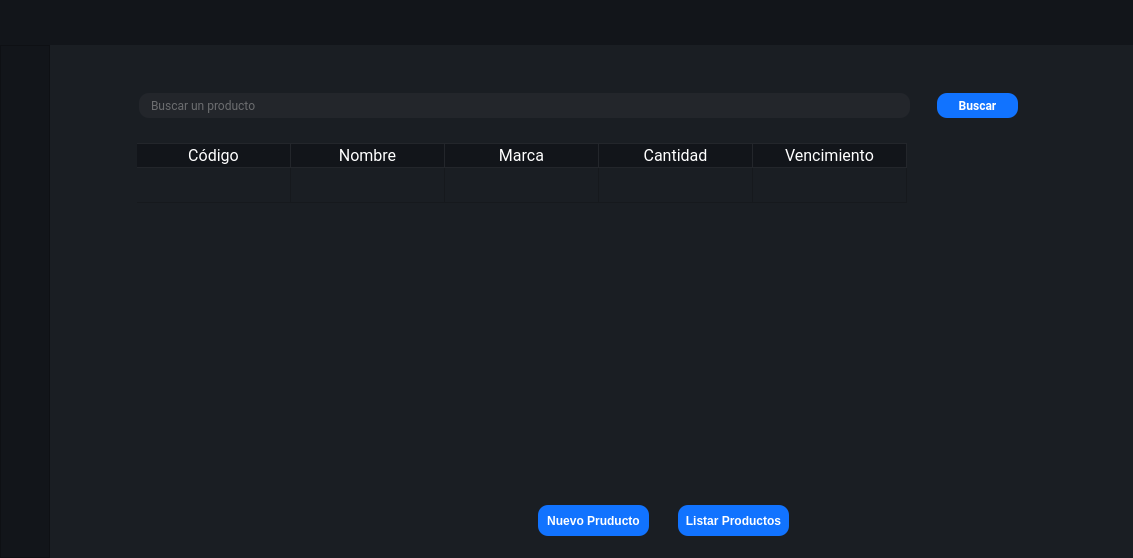
<?xml version="1.0" encoding="UTF-8"?>
<ui version="4.0">
 <class>MainWindow</class>
 <widget class="QMainWindow" name="MainWindow">
  <property name="geometry">
   <rect>
    <x>0</x>
    <y>0</y>
    <width>1133</width>
    <height>558</height>
   </rect>
  </property>
  <property name="windowTitle">
   <string>MainWindow</string>
  </property>
  <property name="styleSheet">
   <string notr="true">background-color: rgb(45, 45, 45);</string>
  </property>
  <widget class="QWidget" name="centralwidget">
   <property name="minimumSize">
    <size>
     <width>1000</width>
     <height>500</height>
    </size>
   </property>
   <layout class="QVBoxLayout" name="verticalLayout">
    <property name="spacing">
     <number>0</number>
    </property>
    <property name="leftMargin">
     <number>0</number>
    </property>
    <property name="topMargin">
     <number>0</number>
    </property>
    <property name="rightMargin">
     <number>0</number>
    </property>
    <property name="bottomMargin">
     <number>0</number>
    </property>
    <item>
     <widget class="QFrame" name="Top_Bar">
      <property name="minimumSize">
       <size>
        <width>0</width>
        <height>45</height>
       </size>
      </property>
      <property name="maximumSize">
       <size>
        <width>16777215</width>
        <height>45</height>
       </size>
      </property>
      <property name="styleSheet">
       <string notr="true">background-color: #12151a;
</string>
      </property>
      <property name="frameShape">
       <enum>QFrame::NoFrame</enum>
      </property>
      <property name="frameShadow">
       <enum>QFrame::Raised</enum>
      </property>
      <layout class="QHBoxLayout" name="horizontalLayout">
       <property name="spacing">
        <number>0</number>
       </property>
       <property name="leftMargin">
        <number>0</number>
       </property>
       <property name="topMargin">
        <number>0</number>
       </property>
       <property name="rightMargin">
        <number>0</number>
       </property>
       <property name="bottomMargin">
        <number>0</number>
       </property>
       <item>
        <widget class="QLabel" name="label">
         <property name="minimumSize">
          <size>
           <width>0</width>
           <height>49</height>
          </size>
         </property>
         <property name="maximumSize">
          <size>
           <width>200</width>
           <height>63</height>
          </size>
         </property>
         <property name="text">
          <string/>
         </property>
         <property name="pixmap">
          <pixmap resource="Imágenes .PNG Oficiales/img_oficiales.qrc">:/cct/Logo.png</pixmap>
         </property>
         <property name="scaledContents">
          <bool>true</bool>
         </property>
         <property name="alignment">
          <set>Qt::AlignCenter</set>
         </property>
        </widget>
       </item>
      </layout>
     </widget>
    </item>
    <item>
     <widget class="QFrame" name="Content">
      <property name="frameShape">
       <enum>QFrame::NoFrame</enum>
      </property>
      <property name="frameShadow">
       <enum>QFrame::Raised</enum>
      </property>
      <layout class="QHBoxLayout" name="horizontalLayout_2">
       <property name="spacing">
        <number>0</number>
       </property>
       <property name="leftMargin">
        <number>0</number>
       </property>
       <property name="topMargin">
        <number>0</number>
       </property>
       <property name="rightMargin">
        <number>0</number>
       </property>
       <property name="bottomMargin">
        <number>0</number>
       </property>
       <item>
        <widget class="QFrame" name="frame_left_menu">
         <property name="minimumSize">
          <size>
           <width>50</width>
           <height>0</height>
          </size>
         </property>
         <property name="maximumSize">
          <size>
           <width>50</width>
           <height>16777215</height>
          </size>
         </property>
         <property name="styleSheet">
          <string notr="true">background-color: #12151a;</string>
         </property>
         <property name="frameShape">
          <enum>QFrame::StyledPanel</enum>
         </property>
         <property name="frameShadow">
          <enum>QFrame::Raised</enum>
         </property>
         <layout class="QVBoxLayout" name="verticalLayout_2">
          <property name="spacing">
           <number>0</number>
          </property>
          <property name="leftMargin">
           <number>0</number>
          </property>
          <property name="topMargin">
           <number>0</number>
          </property>
          <property name="rightMargin">
           <number>0</number>
          </property>
          <property name="bottomMargin">
           <number>0</number>
          </property>
          <item alignment="Qt::AlignTop">
           <widget class="QFrame" name="frame_top_menus">
            <property name="minimumSize">
             <size>
              <width>0</width>
              <height>40</height>
             </size>
            </property>
            <property name="frameShape">
             <enum>QFrame::NoFrame</enum>
            </property>
            <property name="frameShadow">
             <enum>QFrame::Raised</enum>
            </property>
            <layout class="QVBoxLayout" name="verticalLayout_3">
             <property name="spacing">
              <number>0</number>
             </property>
             <property name="leftMargin">
              <number>0</number>
             </property>
             <property name="topMargin">
              <number>0</number>
             </property>
             <property name="rightMargin">
              <number>0</number>
             </property>
             <property name="bottomMargin">
              <number>0</number>
             </property>
             <item>
              <widget class="QPushButton" name="btn_toggle">
               <property name="minimumSize">
                <size>
                 <width>20</width>
                 <height>20</height>
                </size>
               </property>
               <property name="cursor">
                <cursorShape>PointingHandCursor</cursorShape>
               </property>
               <property name="styleSheet">
                <string notr="true">QPushButton {
color: #b3b3b3;
background-color: #12151a;
border: none;
border-radius:20px;

}

QPushButton:hover {
background-color: #23262b;
}</string>
               </property>
               <property name="text">
                <string/>
               </property>
               <property name="icon">
                <iconset resource="Imágenes .PNG Oficiales/img_oficiales.qrc">
                 <normaloff>:/cct/Menú.png</normaloff>:/cct/Menú.png</iconset>
               </property>
               <property name="iconSize">
                <size>
                 <width>50</width>
                 <height>50</height>
                </size>
               </property>
              </widget>
             </item>
             <item>
              <widget class="QPushButton" name="btn_productos">
               <property name="minimumSize">
                <size>
                 <width>0</width>
                 <height>40</height>
                </size>
               </property>
               <property name="font">
                <font>
                 <family>Roboto</family>
                 <pointsize>14</pointsize>
                 <weight>75</weight>
                 <bold>true</bold>
                </font>
               </property>
               <property name="cursor">
                <cursorShape>PointingHandCursor</cursorShape>
               </property>
               <property name="styleSheet">
                <string notr="true">QPushButton {
color: #b3b3b3;
background-color: #12151a;
border: none;
}

QPushButton:hover {
background-color: #23262b;
}</string>
               </property>
               <property name="text">
                <string/>
               </property>
               <property name="icon">
                <iconset resource="Imágenes .PNG Oficiales/img_oficiales.qrc">
                 <normaloff>:/cct/Productos.png</normaloff>:/cct/Productos.png</iconset>
               </property>
               <property name="iconSize">
                <size>
                 <width>60</width>
                 <height>60</height>
                </size>
               </property>
              </widget>
             </item>
             <item>
              <widget class="QPushButton" name="btn_depositos">
               <property name="minimumSize">
                <size>
                 <width>0</width>
                 <height>40</height>
                </size>
               </property>
               <property name="font">
                <font>
                 <family>Roboto</family>
                 <pointsize>14</pointsize>
                 <weight>75</weight>
                 <bold>true</bold>
                </font>
               </property>
               <property name="cursor">
                <cursorShape>PointingHandCursor</cursorShape>
               </property>
               <property name="styleSheet">
                <string notr="true">QPushButton {
color: #b3b3b3;
background-color: #12151a;
border: 0px solid;
border: none;
}

QPushButton:hover {
background-color: #23262b;
}</string>
               </property>
               <property name="text">
                <string/>
               </property>
               <property name="icon">
                <iconset>
                 <normaloff>:/cct/Depósito.png</normaloff>:/cct/Depósito.png</iconset>
               </property>
               <property name="iconSize">
                <size>
                 <width>60</width>
                 <height>60</height>
                </size>
               </property>
              </widget>
             </item>
             <item>
              <widget class="QPushButton" name="btn_usuarios">
               <property name="minimumSize">
                <size>
                 <width>0</width>
                 <height>40</height>
                </size>
               </property>
               <property name="font">
                <font>
                 <family>Roboto</family>
                 <pointsize>14</pointsize>
                 <weight>75</weight>
                 <bold>true</bold>
                </font>
               </property>
               <property name="cursor">
                <cursorShape>PointingHandCursor</cursorShape>
               </property>
               <property name="styleSheet">
                <string notr="true">QPushButton {
color: #b3b3b3;
background-color: #12151a;
border: none;
}

QPushButton:hover {
background-color: #23262b;
}</string>
               </property>
               <property name="text">
                <string/>
               </property>
               <property name="icon">
                <iconset resource="Imágenes .PNG Oficiales/img_oficiales.qrc">
                 <normaloff>:/cct/Usuarios.png</normaloff>:/cct/Usuarios.png</iconset>
               </property>
               <property name="iconSize">
                <size>
                 <width>60</width>
                 <height>60</height>
                </size>
               </property>
              </widget>
             </item>
            </layout>
           </widget>
          </item>
          <item>
           <widget class="QPushButton" name="btn_exit">
            <property name="minimumSize">
             <size>
              <width>0</width>
              <height>40</height>
             </size>
            </property>
            <property name="font">
             <font>
              <family>Roboto</family>
              <pointsize>14</pointsize>
              <weight>75</weight>
              <bold>true</bold>
             </font>
            </property>
            <property name="cursor">
             <cursorShape>PointingHandCursor</cursorShape>
            </property>
            <property name="styleSheet">
             <string notr="true">QPushButton {
color: #b3b3b3;
background-color: #12151a;
border: none;
}

QPushButton:hover {
background-color: #23262b;
}</string>
            </property>
            <property name="text">
             <string/>
            </property>
            <property name="icon">
             <iconset resource="Imágenes .PNG Oficiales/img_oficiales.qrc">
              <normaloff>:/cct/Exit.png</normaloff>:/cct/Exit.png</iconset>
            </property>
            <property name="iconSize">
             <size>
              <width>60</width>
              <height>60</height>
             </size>
            </property>
           </widget>
          </item>
         </layout>
        </widget>
       </item>
       <item>
        <widget class="QFrame" name="slide_bar">
         <property name="minimumSize">
          <size>
           <width>0</width>
           <height>741</height>
          </size>
         </property>
         <property name="maximumSize">
          <size>
           <width>0</width>
           <height>750</height>
          </size>
         </property>
         <property name="styleSheet">
          <string notr="true">background-color: #12151a;</string>
         </property>
         <property name="frameShape">
          <enum>QFrame::StyledPanel</enum>
         </property>
         <property name="frameShadow">
          <enum>QFrame::Raised</enum>
         </property>
         <widget class="QLabel" name="label_inicio">
          <property name="geometry">
           <rect>
            <x>0</x>
            <y>10</y>
            <width>101</width>
            <height>31</height>
           </rect>
          </property>
          <property name="styleSheet">
           <string notr="true">QLabel {
color: #fff;
font-weight:bold;

}

QLabel:hover {
background-color: #23262b;
}</string>
          </property>
          <property name="text">
           <string>Inicio</string>
          </property>
         </widget>
         <widget class="QLabel" name="label_deposito">
          <property name="geometry">
           <rect>
            <x>0</x>
            <y>130</y>
            <width>101</width>
            <height>20</height>
           </rect>
          </property>
          <property name="styleSheet">
           <string notr="true">color:#fff;
font-family:Roboto</string>
          </property>
          <property name="text">
           <string>Depósito</string>
          </property>
         </widget>
         <widget class="QLabel" name="label_productos">
          <property name="geometry">
           <rect>
            <x>0</x>
            <y>65</y>
            <width>101</width>
            <height>31</height>
           </rect>
          </property>
          <property name="styleSheet">
           <string notr="true">QLabel {
color: #fff;


}

QLabel:hover {
background-color: #23262b;
}</string>
          </property>
          <property name="text">
           <string>Productos</string>
          </property>
         </widget>
         <widget class="QLabel" name="label_usuarios">
          <property name="geometry">
           <rect>
            <x>0</x>
            <y>190</y>
            <width>101</width>
            <height>20</height>
           </rect>
          </property>
          <property name="styleSheet">
           <string notr="true">color:#fff;
font-family:Roboto</string>
          </property>
          <property name="text">
           <string>Usuarios</string>
          </property>
         </widget>
         <widget class="QLabel" name="label_exit">
          <property name="geometry">
           <rect>
            <x>0</x>
            <y>693</y>
            <width>101</width>
            <height>31</height>
           </rect>
          </property>
          <property name="styleSheet">
           <string notr="true">QLabel {
color: #fff;
font-weight:bold;

}

QLabel:hover {
background-color: #23262b;
}</string>
          </property>
          <property name="text">
           <string>Exit</string>
          </property>
         </widget>
        </widget>
       </item>
       <item>
        <widget class="QFrame" name="frame_pages">
         <property name="maximumSize">
          <size>
           <width>16777215</width>
           <height>16777215</height>
          </size>
         </property>
         <property name="styleSheet">
          <string notr="true">border: none;</string>
         </property>
         <property name="frameShape">
          <enum>QFrame::StyledPanel</enum>
         </property>
         <property name="frameShadow">
          <enum>QFrame::Raised</enum>
         </property>
         <layout class="QVBoxLayout" name="verticalLayout_4">
          <property name="spacing">
           <number>0</number>
          </property>
          <property name="leftMargin">
           <number>0</number>
          </property>
          <property name="topMargin">
           <number>0</number>
          </property>
          <property name="rightMargin">
           <number>0</number>
          </property>
          <property name="bottomMargin">
           <number>0</number>
          </property>
          <item>
           <widget class="QStackedWidget" name="Pages_Widget">
            <property name="styleSheet">
             <string notr="true">background-color: #1a1e23;
border: none;</string>
            </property>
            <property name="currentIndex">
             <number>0</number>
            </property>
            <widget class="QWidget" name="page_productos">
             <layout class="QHBoxLayout" name="horizontalLayout_3">
              <item alignment="Qt::AlignTop">
               <widget class="QFrame" name="frame">
                <property name="minimumSize">
                 <size>
                  <width>0</width>
                  <height>503</height>
                 </size>
                </property>
                <property name="frameShape">
                 <enum>QFrame::StyledPanel</enum>
                </property>
                <property name="frameShadow">
                 <enum>QFrame::Raised</enum>
                </property>
                <layout class="QVBoxLayout" name="verticalLayout_5">
                 <item alignment="Qt::AlignTop">
                  <widget class="QFrame" name="frame_2">
                   <property name="minimumSize">
                    <size>
                     <width>900</width>
                     <height>65</height>
                    </size>
                   </property>
                   <property name="maximumSize">
                    <size>
                     <width>16777215</width>
                     <height>50</height>
                    </size>
                   </property>
                   <property name="frameShape">
                    <enum>QFrame::StyledPanel</enum>
                   </property>
                   <property name="frameShadow">
                    <enum>QFrame::Raised</enum>
                   </property>
                   <layout class="QVBoxLayout" name="verticalLayout_6">
                    <item alignment="Qt::AlignHCenter|Qt::AlignVCenter">
                     <widget class="QGroupBox" name="groupBox">
                      <property name="minimumSize">
                       <size>
                        <width>990</width>
                        <height>50</height>
                       </size>
                      </property>
                      <property name="maximumSize">
                       <size>
                        <width>0</width>
                        <height>70</height>
                       </size>
                      </property>
                      <property name="title">
                       <string/>
                      </property>
                      <widget class="QLineEdit" name="lineEdit">
                       <property name="geometry">
                        <rect>
                         <x>43</x>
                         <y>21</y>
                         <width>771</width>
                         <height>25</height>
                        </rect>
                       </property>
                       <property name="styleSheet">
                        <string notr="true">QLineEdit{
background-color: #23262b;
border-radius: 10px;
padding:0 10px;
color: #b3b3b3;
font-family:Roboto;

}


QLineEdit:focus{
border: 1px solid rgb(75, 75, 75);
}</string>
                       </property>
                       <property name="text">
                        <string/>
                       </property>
                       <property name="placeholderText">
                        <string>Buscar un producto</string>
                       </property>
                      </widget>
                      <widget class="QPushButton" name="pushButton">
                       <property name="geometry">
                        <rect>
                         <x>841</x>
                         <y>21</y>
                         <width>81</width>
                         <height>25</height>
                        </rect>
                       </property>
                       <property name="cursor">
                        <cursorShape>PointingHandCursor</cursorShape>
                       </property>
                       <property name="styleSheet">
                        <string notr="true">QPushButton{
background-color: #1173ff;
color: #fff;
border-radius:10px;
font-weight:bold;
font-family:Roboto;

}
QPushButton:hover{
background-color: #45a9f0;
}</string>
                       </property>
                       <property name="text">
                        <string>Buscar</string>
                       </property>
                      </widget>
                     </widget>
                    </item>
                   </layout>
                  </widget>
                 </item>
                 <item>
                  <widget class="QFrame" name="frame_3">
                   <property name="minimumSize">
                    <size>
                     <width>0</width>
                     <height>288</height>
                    </size>
                   </property>
                   <property name="maximumSize">
                    <size>
                     <width>16777215</width>
                     <height>500</height>
                    </size>
                   </property>
                   <property name="frameShape">
                    <enum>QFrame::StyledPanel</enum>
                   </property>
                   <property name="frameShadow">
                    <enum>QFrame::Raised</enum>
                   </property>
                   <layout class="QVBoxLayout" name="verticalLayout_7">
                    <item>
                     <widget class="QTableWidget" name="tableWidget">
                      <property name="sizePolicy">
                       <sizepolicy hsizetype="Expanding" vsizetype="Expanding">
                        <horstretch>0</horstretch>
                        <verstretch>0</verstretch>
                       </sizepolicy>
                      </property>
                      <property name="minimumSize">
                       <size>
                        <width>0</width>
                        <height>0</height>
                       </size>
                      </property>
                      <property name="font">
                       <font>
                        <pointsize>-1</pointsize>
                       </font>
                      </property>
                      <property name="styleSheet">
                       <string notr="true">QTableWidget{
color:#fff;
font-size: 20px;
border-style: none;
margin-left: 60px;
}


QHeaderView::section {
    background-color: #12151a;
	color:#fff;
    font-size: 12pt;
    border-style: none;
    border-bottom: 1px solid #23262b;
    border-right: 1px solid #23262b;
	font-family:Roboto;

}

QHeaderView::section:horizontal
{

    border-top: 1px solid #23262b;
}

QHeaderView::section:vertical
{

    border-left: 1px solid #23262b;
}</string>
                      </property>
                      <property name="lineWidth">
                       <number>1</number>
                      </property>
                      <property name="horizontalScrollBarPolicy">
                       <enum>Qt::ScrollBarAsNeeded</enum>
                      </property>
                      <property name="editTriggers">
                       <set>QAbstractItemView::NoEditTriggers</set>
                      </property>
                      <property name="textElideMode">
                       <enum>Qt::ElideRight</enum>
                      </property>
                      <property name="showGrid">
                       <bool>true</bool>
                      </property>
                      <property name="gridStyle">
                       <enum>Qt::SolidLine</enum>
                      </property>
                      <property name="sortingEnabled">
                       <bool>false</bool>
                      </property>
                      <property name="wordWrap">
                       <bool>true</bool>
                      </property>
                      <property name="cornerButtonEnabled">
                       <bool>true</bool>
                      </property>
                      <attribute name="horizontalHeaderVisible">
                       <bool>true</bool>
                      </attribute>
                      <attribute name="horizontalHeaderCascadingSectionResizes">
                       <bool>false</bool>
                      </attribute>
                      <attribute name="horizontalHeaderDefaultSectionSize">
                       <number>154</number>
                      </attribute>
                      <attribute name="horizontalHeaderHighlightSections">
                       <bool>true</bool>
                      </attribute>
                      <attribute name="verticalHeaderVisible">
                       <bool>false</bool>
                      </attribute>
                      <attribute name="verticalHeaderDefaultSectionSize">
                       <number>35</number>
                      </attribute>
                      <attribute name="verticalHeaderHighlightSections">
                       <bool>true</bool>
                      </attribute>
                      <attribute name="verticalHeaderMinimumSectionSize">
                       <number>20</number>
                      </attribute>
                      <attribute name="verticalHeaderShowSortIndicator" stdset="0">
                       <bool>false</bool>
                      </attribute>
                      <attribute name="verticalHeaderStretchLastSection">
                       <bool>false</bool>
                      </attribute>
                      <row>
                       <property name="text">
                        <string>0</string>
                       </property>
                      </row>
                      <column>
                       <property name="text">
                        <string>Código</string>
                       </property>
                      </column>
                      <column>
                       <property name="text">
                        <string>Nombre</string>
                       </property>
                      </column>
                      <column>
                       <property name="text">
                        <string>Marca</string>
                       </property>
                      </column>
                      <column>
                       <property name="text">
                        <string>Cantidad</string>
                       </property>
                      </column>
                      <column>
                       <property name="text">
                        <string>Vencimiento</string>
                       </property>
                      </column>
                      <item row="0" column="0">
                       <property name="text">
                        <string/>
                       </property>
                      </item>
                      <item row="0" column="1">
                       <property name="text">
                        <string/>
                       </property>
                      </item>
                      <item row="0" column="2">
                       <property name="text">
                        <string/>
                       </property>
                      </item>
                      <item row="0" column="3">
                       <property name="text">
                        <string/>
                       </property>
                      </item>
                      <item row="0" column="4">
                       <property name="text">
                        <string/>
                       </property>
                      </item>
                     </widget>
                    </item>
                   </layout>
                  </widget>
                 </item>
                 <item>
                  <widget class="QFrame" name="frame_4">
                   <property name="minimumSize">
                    <size>
                     <width>0</width>
                     <height>53</height>
                    </size>
                   </property>
                   <property name="frameShape">
                    <enum>QFrame::StyledPanel</enum>
                   </property>
                   <property name="frameShadow">
                    <enum>QFrame::Raised</enum>
                   </property>
                   <widget class="QPushButton" name="pushButton_2">
                    <property name="geometry">
                     <rect>
                      <x>470</x>
                      <y>10</y>
                      <width>111</width>
                      <height>31</height>
                     </rect>
                    </property>
                    <property name="cursor">
                     <cursorShape>PointingHandCursor</cursorShape>
                    </property>
                    <property name="styleSheet">
                     <string notr="true">QPushButton{
background-color: #1173ff;
color: #fff;
border-radius:10px;
font-weight:bold;
}
QPushButton:hover{
background-color: #45a9f0;
}</string>
                    </property>
                    <property name="text">
                     <string>Nuevo Pruducto</string>
                    </property>
                   </widget>
                   <widget class="QPushButton" name="pushButton_3">
                    <property name="geometry">
                     <rect>
                      <x>610</x>
                      <y>10</y>
                      <width>111</width>
                      <height>31</height>
                     </rect>
                    </property>
                    <property name="cursor">
                     <cursorShape>PointingHandCursor</cursorShape>
                    </property>
                    <property name="styleSheet">
                     <string notr="true">QPushButton{
background-color: #1173ff;
color: #fff;
border-radius:10px;
font-weight:bold;
}
QPushButton:hover{
background-color: #45a9f0;
}</string>
                    </property>
                    <property name="text">
                     <string>Listar Productos</string>
                    </property>
                   </widget>
                  </widget>
                 </item>
                </layout>
               </widget>
              </item>
             </layout>
            </widget>
            <widget class="QWidget" name="page_depositos">
             <widget class="QLabel" name="label_3">
              <property name="geometry">
               <rect>
                <x>120</x>
                <y>170</y>
                <width>61</width>
                <height>31</height>
               </rect>
              </property>
              <property name="font">
               <font>
                <family>Roboto</family>
                <pointsize>12</pointsize>
                <weight>75</weight>
                <bold>true</bold>
               </font>
              </property>
              <property name="styleSheet">
               <string notr="true">background-color: rgb(17, 115, 255);</string>
              </property>
              <property name="text">
               <string>&lt;html&gt;&lt;head/&gt;&lt;body&gt;&lt;p align=&quot;center&quot;&gt;&lt;span style=&quot; color:#ffffff;&quot;&gt;Depósito&lt;/span&gt;&lt;/p&gt;&lt;/body&gt;&lt;/html&gt;</string>
              </property>
             </widget>
            </widget>
            <widget class="QWidget" name="page_usuarios">
             <widget class="QLabel" name="label_4">
              <property name="geometry">
               <rect>
                <x>70</x>
                <y>60</y>
                <width>111</width>
                <height>71</height>
               </rect>
              </property>
              <property name="font">
               <font>
                <family>Roboto</family>
                <pointsize>12</pointsize>
                <weight>75</weight>
                <bold>true</bold>
               </font>
              </property>
              <property name="styleSheet">
               <string notr="true">background-color: rgb(17, 115, 255);</string>
              </property>
              <property name="text">
               <string>&lt;html&gt;&lt;head/&gt;&lt;body&gt;&lt;p align=&quot;center&quot;&gt;&lt;span style=&quot; color:#ffffff;&quot;&gt;Usuarios&lt;/span&gt;&lt;/p&gt;&lt;/body&gt;&lt;/html&gt;</string>
              </property>
             </widget>
            </widget>
           </widget>
          </item>
         </layout>
        </widget>
       </item>
      </layout>
     </widget>
    </item>
   </layout>
  </widget>
 </widget>
 <tabstops>
  <tabstop>btn_depositos</tabstop>
  <tabstop>btn_usuarios</tabstop>
  <tabstop>btn_exit</tabstop>
  <tabstop>btn_toggle</tabstop>
  <tabstop>btn_productos</tabstop>
 </tabstops>
 <resources>
  <include location="Imágenes .PNG Oficiales/img_oficiales.qrc"/>
 </resources>
 <connections/>
</ui>
